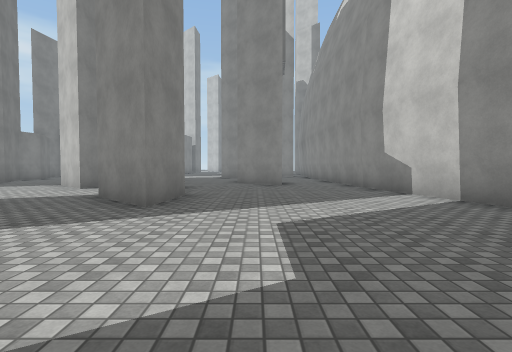
[1] (above)

24 first-person views from a walk through a scene from a Unity 3-D project. The camera is 1.3 m above the floor, tilts 2° down and sees 85° across. The floor is counted in squares, 2 m on a side. Each view is taken from the middle of a square. On the plan, view 1 faces up. The plan holds only what a view shows up to about 9 squares ahead; the rest is blank. The place goes on beyond the plan. Surface patterns are stand-ins for the level's own textures.

[2]
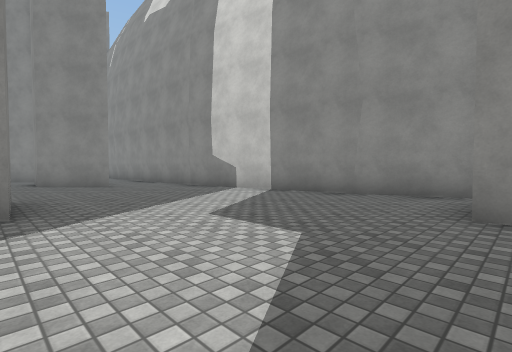

[3]
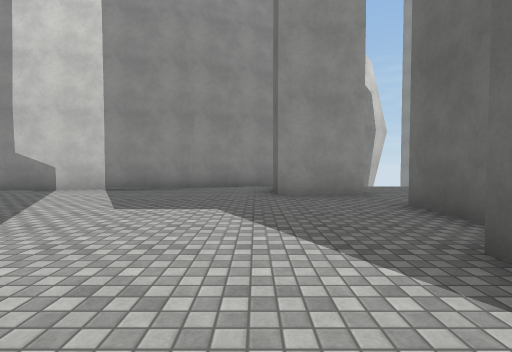

[4]
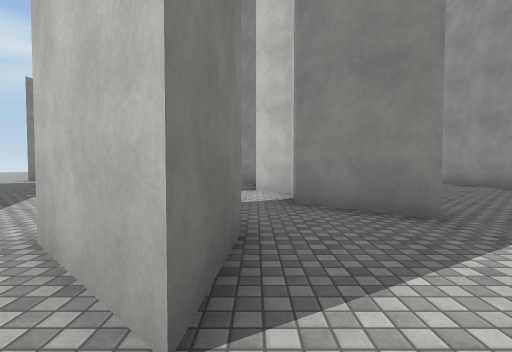

[5]
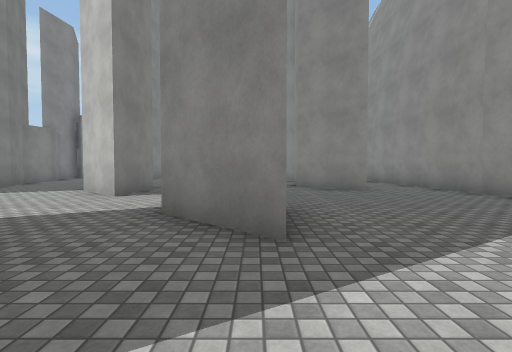

[6]
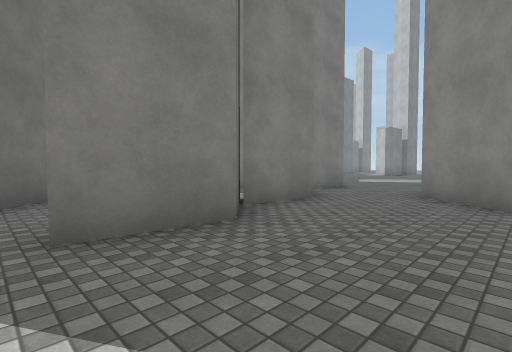

[7]
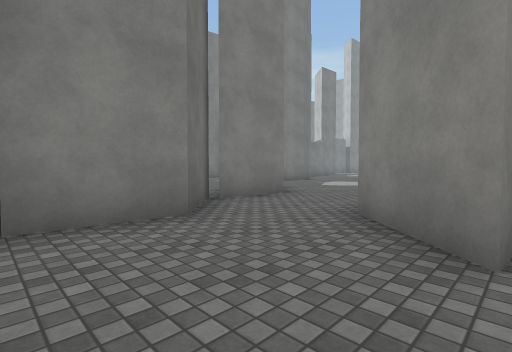

[8]
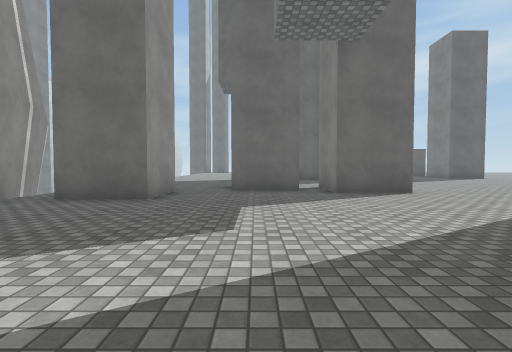

[9]
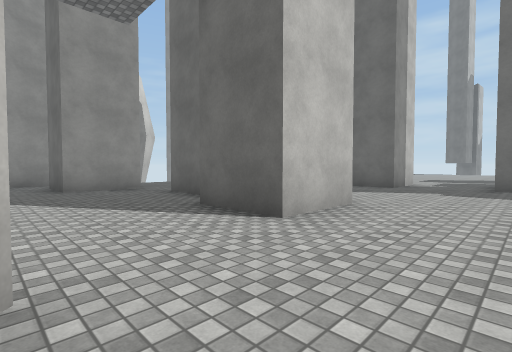

[10]
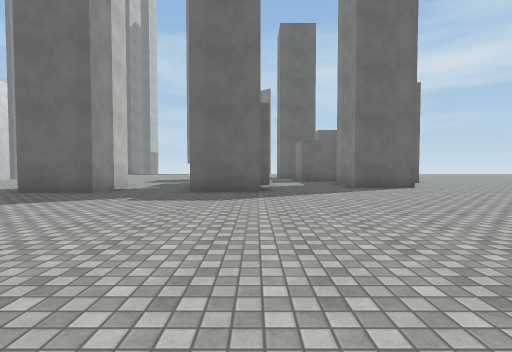

[11]
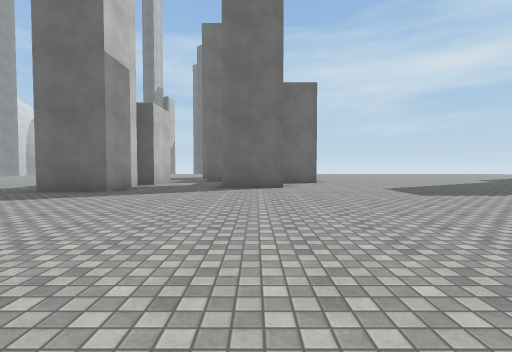

[12]
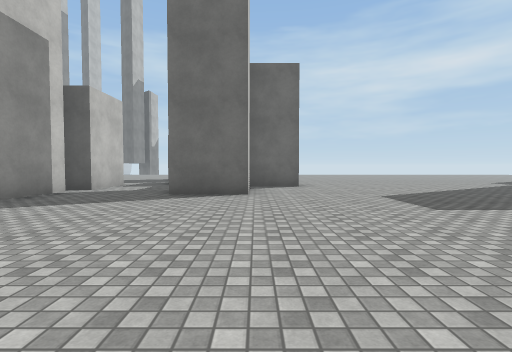

[13]
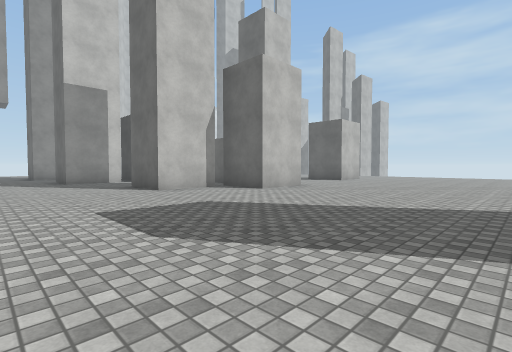

[14]
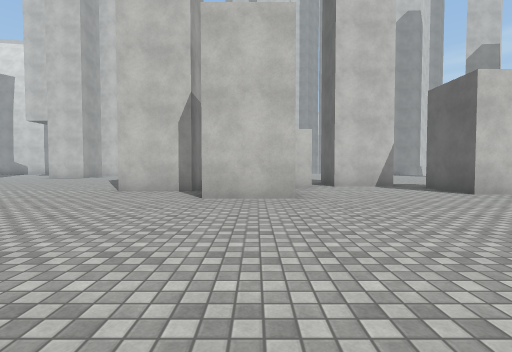

[15]
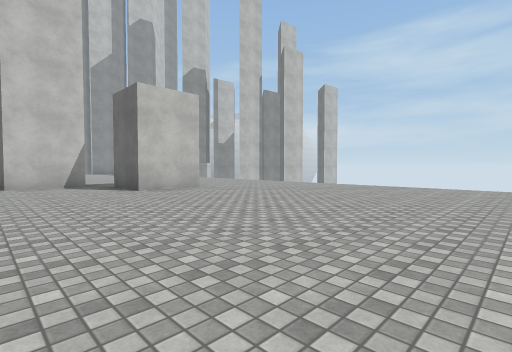

[16]
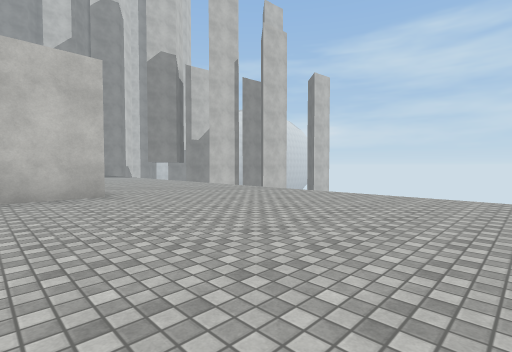

[17]
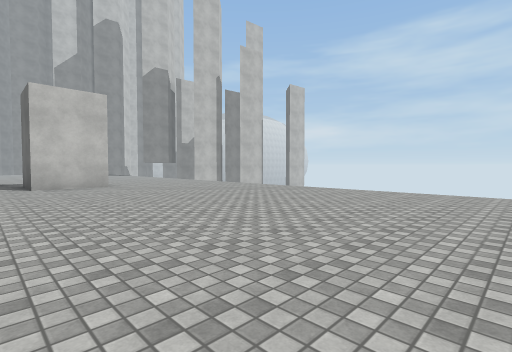

[18]
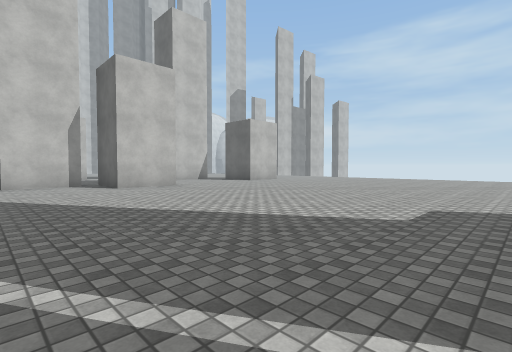

[19]
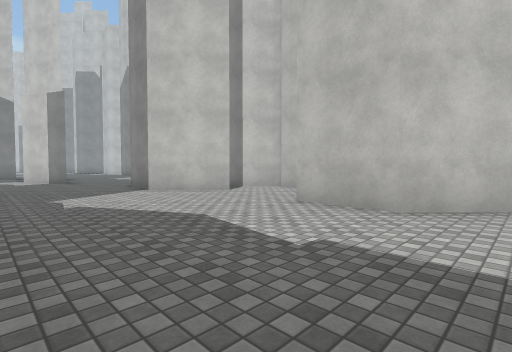

[20]
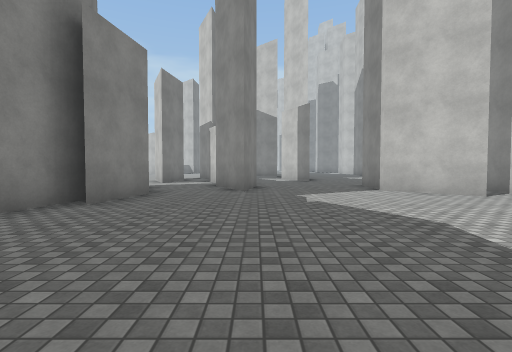

[21]
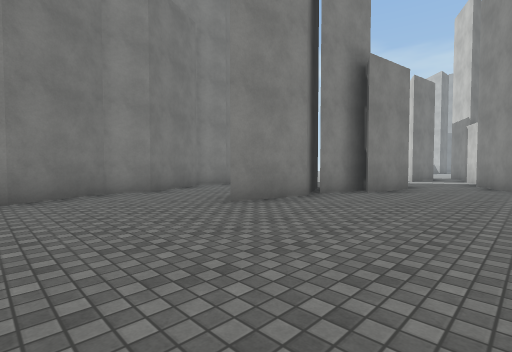

[22]
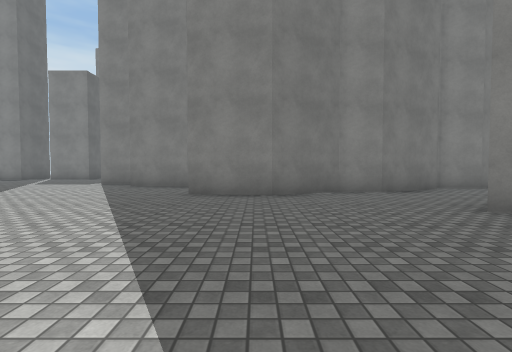

[23]
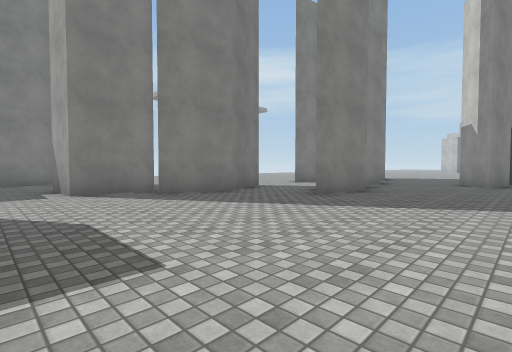

[24]
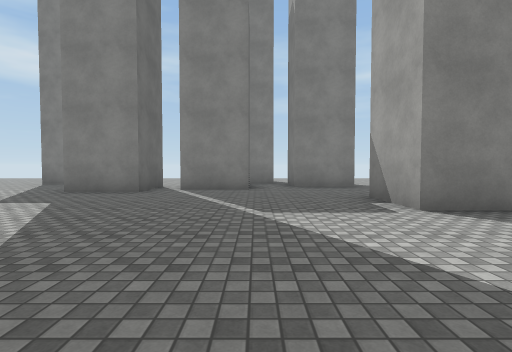

### Floor plan
Points are (right, up) in squares from view 1. A wall is a line through its corners. A room is listed if a view was taken in it or the views show most of it. See-through windows are left out.
Room 1 (views 1, 2, 3, 4, 5, 6, 7, 8)
walls: (-1.6, 6.3) (-1.7, 4.4) (-3.3, 5.8); (-2.8, 7.4) (-1.8, 6.5); (-4.1, 3.8) (-4.3, 1.9); (3.2, 8.4) (3.2, 9.6); (0.9, 9.7) (0.9, 9.2) (-0.7, 10.7) (-0.6, 11.3); (4.3, 2.9) (3.2, 8.5); (-5.4, 4.9) (-4.6, 4.2); (-1.2, -1.6) (0.8, -1.6); (2.1, -1.4) (2.1, 0.5) (4, 0.5); (-3.9, 10.5) (-2.3, 9) (-2.4, 7.1); (-3.8, -0.7) (-1.9, -0.7) (-1.9, -2.6); (5.5, -0.7) (4.2, 3.1); (-3.5, 12.3) (-3.6, 10.4)
ways out: opening at (-3.5, 0.5) to room 2; opening at (-4, 5) to room 3; opening at (1, -1); opening at (2, 10)
Room 2 (views 9, 10, 11, 12, 13, 14, 15, 16, 17, 18, 19, 20, 21, 22, 23, 24)
walls: (-11.8, -10.4) (-11.8, -8.5) (-10, -8.5); (-13.4, -12.9) (-13.4, -10.9) (-11.7, -10.9); (-20.1, -3.6) (-20.1, -5.6) (-22, -5.6); (-18.7, -2.1) (-19.1, -4.1); (-10.8, -13.8) (-10.8, -13.1); (-7.1, -9.2) (-7.1, -7.3) (-5.2, -7.3); (-23.7, -8.1) (-23.7, -10.1); (-10.1, -16.5) (-10.1, -14.5); (-24.8, -4.9) (-24.8, -6.9); (-24.9, -10.9) (-23, -10.9) (-23, -12.9); (-12.6, -19) (-12.6, -17) (-10.7, -17); (-16.9, 3.1) (-17, 2.1) (-16.2, 0.4) (-16.5, -1.6); (-3.8, -2.6) (-3.8, -0.7); (-4.3, 1.9) (-5.9, 3.3) (-5.7, 5.2); (-14.5, 7.1) (-13.6, 5.2); (-13.2, 7.5) (-13.9, 3.3); (-12.5, 8.7) (-12.8, 6.7); (-5, 8) (-6.6, 9.4) (-6.5, 11.2); (-10, 11) (-10.3, 9.2) (-11.3, 11.2)
ways out: opening at (-3.5, 0.5) to room 1; opening at (-5, 6.5) to room 3; opening at (-25, -7.5); opening at (-23.5, -5); opening at (-18, -1); opening at (-15.5, 3); opening at (-13, -21.5); opening at (-12, 10); opening at (-9.5, -14); opening at (-8.5, -9.5); opening at (-4.5, -8); opening at (-1.8, -4.5)
Room 3 (no view inside)
walls: (-3.3, 5.8) (-3.1, 7.8) (-4, 8.6); (-4.9, 9.9) (-5, 8)
ways out: opening at (-4, 5) to room 1; opening at (-5, 6.5) to room 2

Positions as (right, up) in squares from view 1, and headings:
1: (0, 0), facing up
2: (-2, 0), facing up-right
3: (-4, 1), facing right
4: (-4, 1), facing up
5: (-2, 2), facing up
6: (1, 4), facing up-left
7: (1, 7), facing up-left
8: (0, 6), facing down
9: (-6, 2), facing down-right
10: (-7, 0), facing down
11: (-11, 0), facing down
12: (-12, -2), facing down
13: (-19, -5), facing down-right
14: (-19, -12), facing right
15: (-20, -14), facing down-right
16: (-19, -17), facing down-right
17: (-22, -16), facing down-right
18: (-22, -8), facing down-right
19: (-10, 2), facing up-right
20: (-10, 2), facing up
21: (-10, 0), facing up-left
22: (-10, 0), facing left
23: (-13, -7), facing up-left
24: (-16, -8), facing left
